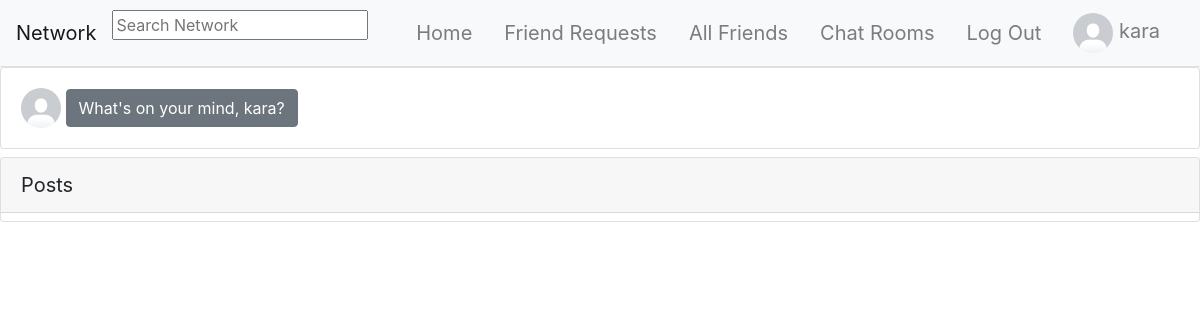
Screenshot of / (signed in) with the database file from the repository.
### network/models.py (models this page shows, shortened)
class User(AbstractUser):
    pass

class UserProfile(models.Model):
    id = models.UUIDField(primary_key=True, default=uuid.uuid4, editable=False)
    user = models.OneToOneField(User, related_name="profile", on_delete=models.CASCADE)
    bio = models.TextField(default="No Bio...", max_length=101)
    picture = models.ImageField(default="default_profile_image.png")
    friends = models.ManyToManyField(to="self", blank=True, related_name="+", symmetrical=False)
    blocked = models.ManyToManyField(to="self", blank=True, related_name="+", symmetrical=False)

### network/views.py (the view)
# urls.py: path("", views.index, name="index"),
@login_required
def index(request):
    return render(request, "network/index.html", {
        "posts": ignore_blocked_users_posts(request.user.profile),
    })

### network/views.py (called while the page is built)
@login_required
def ignore_blocked_users_posts(profile):
    blocked_profiles = profile.blocked.all()
    posts = Post.objects.filter(
        ~Q(author__in=blocked_profiles)
    ).order_by('-timestamp')
    return posts

### templates/network/index.html (shortened to what this page needs)
{% extends "network/layout.html" %} {% load static %} {% load mathfilters %}
{% block body %}
{% if not search %}
    <div id="newPost">
        <div class="card">
            <div class="card-body">
                <a href="{% url 'profile' request.user.profile.id %}">
                    <img src="{{ request.user.profile.picture.url }}" class="d-inline" alt="Logged in Profile Picture"
                        width="40px" height="40px" style="border-radius: 50%">
                </a>
                <button type="button" class="btn btn-secondary" data-toggle="modal" data-target="#myModal" id="postModal">What's on your
                    mind, {{ request.user.username }}?</button>
            </div>
        </div>
    </div>
{% endif %}
{% if search %}
    <div class="card">
        <div class="card-header" style="font-size: 20px;">Users</div>
        {% for profile in profiles %}
            {% include "network/profiles.html" %}
        {% empty %}
            <div class="d-flex justify-content-center text-muted">
                <h4 class="mt-3 mb-3">No users available</h4>
            </div>
        {% endfor %}
    </div>
    <div class="card">
        <div class="card-header" style="font-size: 20px;">Posts</div>
        {% for post in posts %}
            {% include "network/posts.html" %}
        {% empty %}
            <div class="d-flex justify-content-center text-muted">
                <h4 class="mt-3 mb-3">No posts available</h4>
            </div>
        {% endfor %}
    </div>
{% else %}
    <div class="card mt-2">
        <div class="card-header mb-2" style="font-size: 20px;">Posts</div>
    </div>
{% endif %}
{% endblock %}

### templates/network/layout.html (shortened to what this page needs)
{% load static %}
<!DOCTYPE html>
<html lang="en">
<head>
    <link rel="stylesheet" href="https://stackpath.bootstrapcdn.com/bootstrap/4.4.1/css/bootstrap.min.css">
    <link rel="stylesheet" href="{% static 'network/css/styles.css' %}">
    <link rel="stylesheet" href="https://unpkg.com/@trevoreyre/autocomplete-js/dist/style.css">
</head>
<body>
    <nav class="navbar navbar-expand-lg navbar-light bg-light sticky-top border-bottom">
        <a class="navbar-brand" href="{% url 'index' %}">Network</a>
        {% if request.user.is_authenticated %}
            <div id="autocomplete" class="autocomplete" style="width: 320px;">
                <form action="{% url 'search_results' %}" method="get">
                    <input class="autocomplete-input" id="autocomplete_input" placeholder="Search Network" name="q">
                </form>
            </div>
        {% endif %}
        <div class="collapse navbar-collapse" id="navbarNav">
            <ul class="navbar-nav mx-auto">
                {% if user.is_authenticated %}
                <li class="nav-item">
                    <a class="navbar-brand nav-link" href="{% url 'index' %}">
                        Home
                    </a>
                </li>
                <li class="nav-item">
                    <a class="navbar-brand nav-link" href="{% url 'friend_requests' %}">
                        Friend Requests
                    </a>
                </li>
                <li class="nav-item">
                    <a class="navbar-brand nav-link" href="{% url 'friends' %}">
                        All Friends
                    </a>
                </li>
                <li class="nav-item">
                    <a class="navbar-brand nav-link" href="{% url 'chat:index' %}">
                        Chat Rooms
                    </a>
                </li>
                <li class="nav-item">
                    <a class="navbar-brand nav-link" href="{% url 'account_logout' %}">
                        Log Out
                    </a>
                </li>
                {% endif %}
            </ul>
            {% if user.is_authenticated %}
                <ul class="navbar-nav ml-auto">
                    <a class="nav-link navbar-brand" href="{% url 'profile' request.user.profile.id %}" id="profile">
                        <li class="nav-item">
                            <img src="{{ user.profile.picture.url }}" alt="Logged in Profile Picture" width="40" height="40" style="border-radius: 50%;" id="logged_in_picture">
                            {{ user.username }}
                        </li>
                    </a>
                </ul>
            {% endif %}
        </div>
    </nav>
    <div class="body">
        {% block body %}
        {% endblock %}
    </div>
</body>
</html>

### rows the page displays
User: profile.picture (placeholder picture), username "kara", user.profile.picture (placeholder picture), user.username "kara"
